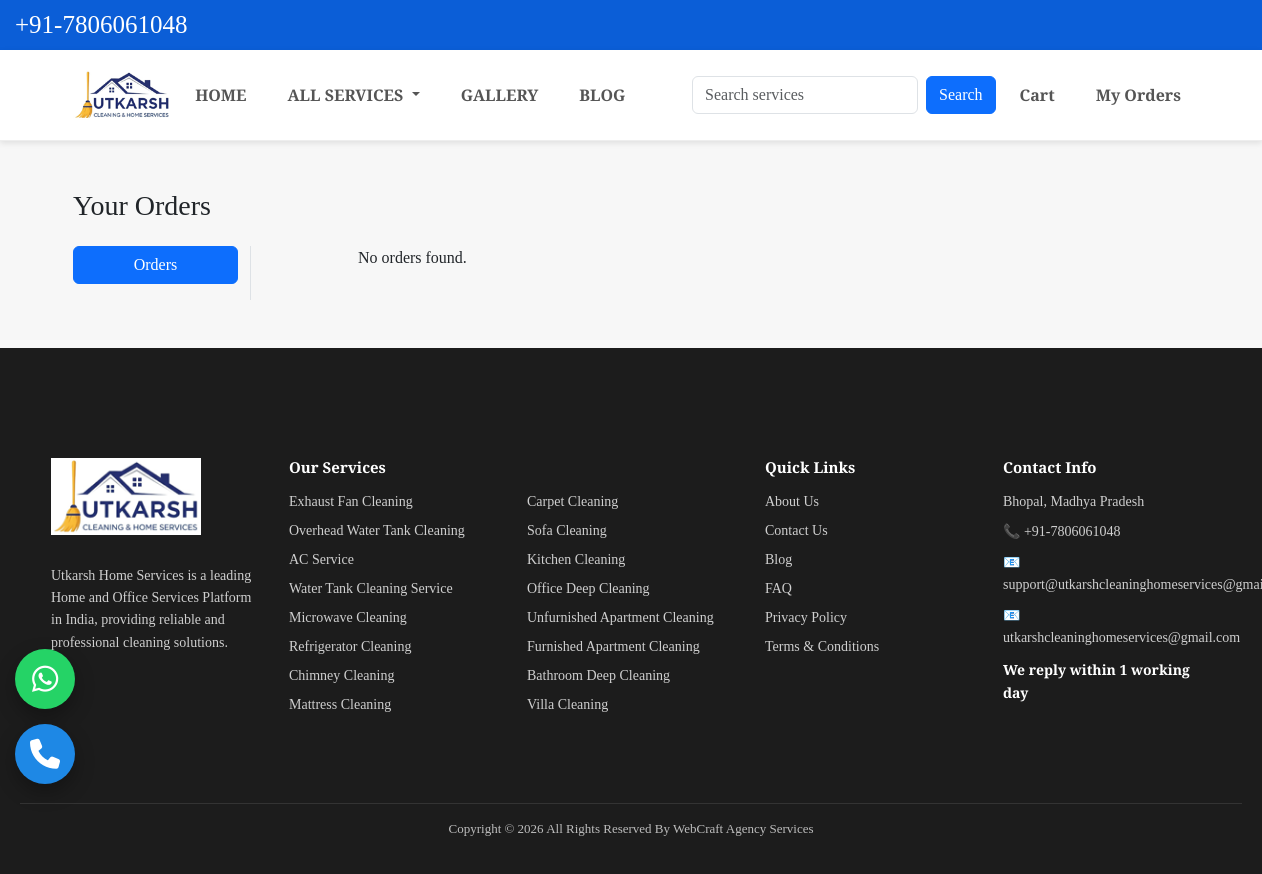
Before: /orders/ with the older database file.
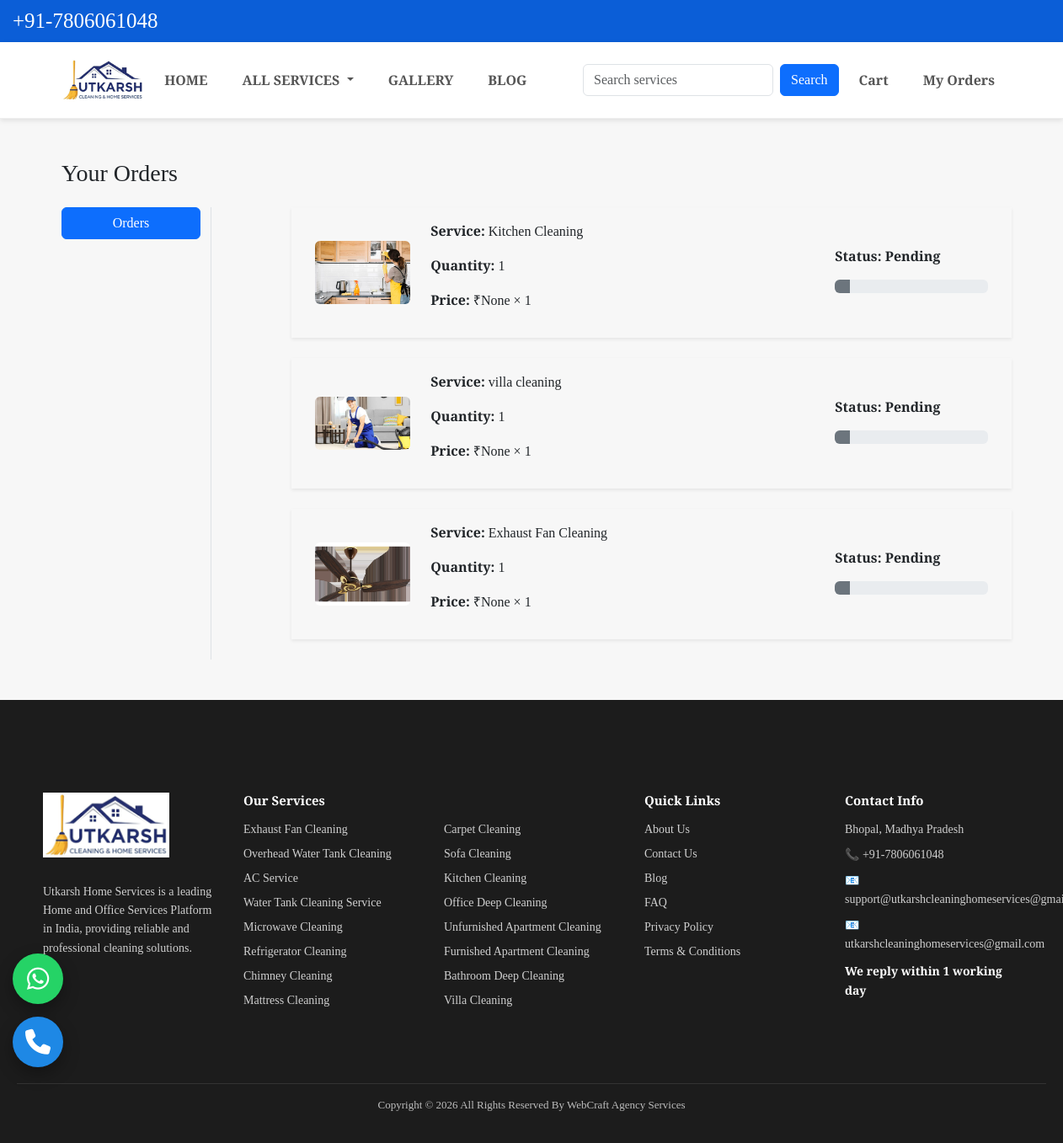
After: the same page with the newer database file.
### app/models.py (models this page shows, shortened)
class OrderPlaced(models.Model):
    STATUS_CHOICES = (
        ('pending', 'Pending'),
        ('accepted', 'Accepted'),
        ('cancelled', 'Cancelled'),
    )
    customer = models.ForeignKey(Customer, on_delete=models.CASCADE)
    product = models.ForeignKey(Product, on_delete=models.CASCADE)
    quantity = models.PositiveIntegerField(default=1)
    price = models.FloatField()
    status = models.CharField(max_length=20, choices=STATUS_CHOICES, default='pending')
    ordered_at = models.DateTimeField(auto_now_add=True)

class Product(models.Model):
    title = models.CharField(max_length=100)
    selling_price = models.FloatField(null=True, blank=True)
    discounted_price = models.FloatField(null=True, blank=True)
    description = models.TextField(blank=True)
    category = models.CharField(choices=CATEGORY_CHOICES, max_length=3)
    product_image = models.ImageField(upload_to='productimg', blank=True, null=True)
    is_service = models.BooleanField(default=False)

### app/views.py (the view)
# urls.py: path('orders/', views.orders, name='orders'),
def orders(request):
    orders = OrderPlaced.objects.filter(
        status='pending'
    ).order_by('-ordered_at')
    return render(request, 'app/orders.html', {
        'order_placed': orders
    })

### app/context_processors.py (called while the page is built)
def cart_count(request):
    count = 0
    if request.session.session_key:
        count = Cart.objects.filter(
            session_key=request.session.session_key
        ).count()
    return {'cart_count': count}

def all_services(request):
    services = Product.objects.all()   # 🔥 TEMP: filter hata do
    return {'all_services': services}

### app/templates/app/orders.html (shortened to what this page needs)
{% extends 'app/base.html' %}
{% load static %}
{% block main-content %}
<div class="container my-5">
  <div class="row">
    <h3 class="mb-4">Your Orders</h3>
    <div class="col-sm-2 border-end">
      <ul class="list-unstyled">
        <li class="d-grid mb-2">
          <a href="{% url 'orders' %}" class="btn btn-primary">Orders</a>
        </li>
      </ul>
    </div>
    <div class="col-sm-9 offset-sm-1">
      {% if order_placed %}
        {% for op in order_placed %}
        <div class="row shadow-sm mb-4 p-3 align-items-center">
          <div class="col-sm-2">
            <img src="{{ op.product.product_image.url }}"
                 class="img-fluid rounded"
                 alt="{{ op.product.title }}">
          </div>
          <div class="col-sm-7">
            <p><strong>Service:</strong> {{ op.product.title }}</p>
            <p><strong>Quantity:</strong> {{ op.quantity }}</p>
            <p>
              <strong>Price:</strong>
              ₹{{ op.product.discounted_price }} × {{ op.quantity }}
            </p>
          </div>
          <div class="col-sm-3 fw-bold">
            <p>Status: {{ op.status|title }}</p>
            {% if op.status == 'pending' %}
              <div class="progress mb-2">
                <div class="progress-bar bg-secondary"
                     role="progressbar"
                     style="width: 10%"
                     aria-valuenow="10"
                     aria-valuemin="0"
                     aria-valuemax="100">
                </div>
              </div>
            {% endif %}
          </div>
        </div>
        {% endfor %}
      {% else %}
        <p>No orders found.</p>
      {% endif %}
    </div>
  </div>
</div>
{% endblock main-content %}

### app/templates/app/base.html (shortened to what this page needs)
<!doctype html>
{% load static %}
<html lang="en">
<head>
  <link href="https://cdn.jsdelivr.net/npm/bootstrap@5.3.2/dist/css/bootstrap.min.css" rel="stylesheet">
  <link rel="stylesheet" href="{% static 'app/css/owl.carousel.min.css' %}">
  <link rel="stylesheet" href="{% static 'app/css/style.css' %}">
  <link rel="stylesheet" href="https://cdnjs.cloudflare.com/ajax/libs/font-awesome/6.5.0/css/all.min.css">
</head>
<body>
<div class="top-bar">
  <div class="top-container">
    <div class="top-phone">
      <span class="number">+91-7806061048</span>
    </div>
  </div>
</div>
<nav class="navbar navbar-expand-lg nakoda-navbar">
  <div class="container">
    <a class="navbar-brand" href="/">
      <img src="{% static 'app/images/banner/logo.jpg' %}" height="50">
    </a>
    <div class="collapse navbar-collapse" id="navbarSupportedContent">
      <ul class="navbar-nav me-auto">
        <li class="nav-item">
          <a class="nav-link" href="/">HOME</a>
        </li>
        <li class="nav-item dropdown">
          <a class="nav-link dropdown-toggle" href="#" data-bs-toggle="dropdown">
            ALL SERVICES
          </a>
        </li>
        <li class="nav-item">
          <a class="nav-link" href="{% url 'gallery' %}">GALLERY</a>
        </li>
        <li class="nav-item">
          <a class="nav-link" href="{% url 'blogs' %}">BLOG</a>
        </li>
      </ul>
      <form class="d-none d-lg-flex me-3" method="get" action="{% url 'search' %}">
        <input class="form-control me-2" type="search" name="query" placeholder="Search services" required>
        <button type="submit" class="btn btn-primary">Search</button>
      </form>
      <ul class="navbar-nav d-none d-lg-flex align-items-center">
        <li class="nav-item">
          <a class="nav-link cart-link" href="{% url 'cart' %}">
            Cart
          </a>
        </li>
        <li class="nav-item">
          <a class="nav-link" href="{% url 'orders' %}">My Orders</a>
        </li>
      </ul>
    </div>
  </div>
</nav>
{% block main-content %}{% endblock main-content %}
<footer class="main-footer">
  <div class="footer-container">
    <div class="footer-col logo-col">
      <img src="{% static 'app/images/banner/logo.jpg' %}" alt="Utkarsh Home Services" class="footer-logo">
      <p>
        Utkarsh Home Services is a leading Home and Office Services Platform in India,
        providing reliable and professional cleaning solutions.
      </p>
    </div>
    <div class="footer-col">
      <h4>Our Services</h4>
      <ul>
        <li>Exhaust Fan Cleaning</li>
        <li>Overhead Water Tank Cleaning</li>
        <li>AC Service</li>
        <li>Water Tank Cleaning Service</li>
        <li>Microwave Cleaning</li>
        <li>Refrigerator Cleaning</li>
        <li>Chimney Cleaning</li>
        <li>Mattress Cleaning</li>
      </ul>
    </div>
    <div class="footer-col">
      <h4>&nbsp;</h4>
      <ul>
        <li>Carpet Cleaning</li>
        <li>Sofa Cleaning</li>
        <li>Kitchen Cleaning</li>
        <li>Office Deep Cleaning</li>
        <li>Unfurnished Apartment Cleaning</li>
        <li>Furnished Apartment Cleaning</li>
        <li>Bathroom Deep Cleaning</li>
        <li>Villa Cleaning</li>
      </ul>
    </div>
    <div class="footer-col">
      <h4>Quick Links</h4>
      <ul>
        <li>About Us</li>
        <li>Contact Us</li>
        <li>Blog</li>
        <li>FAQ</li>
        <li>Privacy Policy</li>
        <li>Terms & Conditions</li>
      </ul>
    </div>
    <div class="footer-col">
      <h4>Contact Info</h4>
      <p>Bhopal, Madhya Pradesh</p>
      <p>📞 +91-7806061048</p>
      <p>📧 support@utkarshcleaninghomeservices@gmail.com</p>
      <p>📧 utkarshcleaninghomeservices@gmail.com</p>
      <p class="reply-text">We reply within 1 working day</p>
    </div>
  </div>
  <div class="footer-bottom">
    <p>Copyright © 2026 All Rights Reserved By WebCraft Agency Services</p>
  </div>
</footer>
<div class="floating-buttons">
  <a href="https://wa.me/917806061048" target="_blank" class="float-btn whatsapp">
    <i class="fab fa-whatsapp"></i>
  </a>
  <a href="tel:+917806061048" class="float-btn call">
    <i class="fas fa-phone"></i>
  </a>
</div>
</body>
</html>

### app/static/app/css/style.css (style rules this page uses)
body { margin:0; background:#f5f5f5; }
* { margin:0; padding:0; box-sizing:border-box; }
body { background:#e7ede8 }
nav { background:#fff; display:flex; justify-content:space-between; padding:15px 40px }
nav ul { list-style:none;display:flex;gap:25px }
nav ul li a { text-decoration:none;color:#333;font-weight:500 }
footer { background:#1e73be; color:#fff; padding:60px 20px 20px; font-size:14px; }
.footer-container { max-width:1200px; margin:auto; display:grid; grid-template-columns:repeat(auto-fit, minmax(220px,1fr)); gap:30px; text-align:left; }
.footer-bottom { border-top:1px solid #0c4d99; margin-top:40px; padding:15px; text-align:center; font-size:13px; color:#ccc }
* { margin: 0; padding: 0; box-sizing: border-box; }
body { background: #f7f7f7; }
.navbar { background: #fff; padding: 15px 40px; display: flex; justify-content: space-between; align-items: center; box-shadow: 0 2px 6px rgba(0,0,0,0.1); }
html, body, h1, h2, h3, h4, h5, h6, p, span, a, li, ul, ol, div, section, article, button, input, textarea, select, label, small, strong, em, .navbar, .nav-link, .dropdown-item, .card, .card-title, .card-text, .footer, footer { font-family: "Libre Baskerville", serif !important; }

### app/templates/app/base.html (style rules this page uses)
html, body { font-family: "Libre Baskerville", serif; }
.main-footer { background: #1c1c1c; color: #cfcfcf; }
.footer-container { max-width: 1200px; margin: auto; padding: 50px 20px; display: grid; grid-template-columns: repeat(auto-fit, minmax(220px, 1fr)); gap: 30px; }
.footer-logo { width: 140px; margin-bottom: 15px; }
.footer-col h4 { color: #ffffff; font-size: 16px; margin-bottom: 15px; }
.footer-col p { font-size: 14px; line-height: 1.6; }
.footer-col ul { list-style: none; padding: 0; margin: 0; }
.footer-col ul li { font-size: 14px; margin-bottom: 8px; cursor: pointer; }
.reply-text { margin-top: 10px; font-weight: bold; color: #ffffff; }
.footer-bottom { border-top: 1px solid #333; text-align: center; padding: 15px 10px; }
.footer-bottom p { margin: 0; font-size: 13px; color: #bdbdbd; }
.footer-container { display: grid; grid-template-columns: repeat(auto-fit, minmax(200px, 1fr)); gap: 30px; }
.footer-col h4 { margin-bottom: 15px; font-size: 15px; font-weight: bold; }
.footer-col ul { list-style: none; padding: 0; }
.footer-col p { font-size: 14px; margin-bottom: 8px; }
.logo-col p { margin-top: 15px; line-height: 1.6; }
.footer-logo { width: 150px; }
.footer-bottom { border-top: 1px solid #333; margin-top: 30px; padding: 15px 0; text-align: center; font-size: 13px; color: #ccc; }
.top-bar { background:#0b5ed7;color:#fff }
.top-container { max-width:1320px;margin:auto;padding:6px 15px;display:flex;justify-content:space-between }
.top-phone .number { font-size:25px }
.nakoda-navbar { background:#fff;border-bottom:1px solid #eee;position:sticky;top:0;z-index:999 }
.navbar-nav .nav-link { font-weight:700;color:#555!important }
.cart-link { position: relative; padding-right: 22px; }
.floating-buttons { position: fixed; left: 15px; bottom: 90px; display: flex; flex-direction: column; gap: 15px; z-index: 9999; }
.float-btn { width: 60px; height: 60px; border-radius: 50%; color: #fff; font-size: 30px; display: flex; align-items: center; justify-content: center; text-decoration: none; box-shadow: 0 8px 20px rgba(0,0,0,0.3); transition: transform 0.2s ease; }
.float-btn.whatsapp { background-color: #25D366; }
.float-btn.call { background-color: #1e88e5; }

Changed rows visible on the page:
added OrderPlaced: product.product_image (picture), product "Kitchen Cleaning", quantity "1", product.discounted_price "None", status "Pending"
added OrderPlaced: product.product_image (picture), product "villa cleaning", quantity "1", product.discounted_price "None", status "Pending"
added OrderPlaced: product.product_image (picture), product "Exhaust Fan Cleaning", quantity "1", product.discounted_price "None", status "Pending"
Other visible differences:
text no longer shown: "No orders found."
